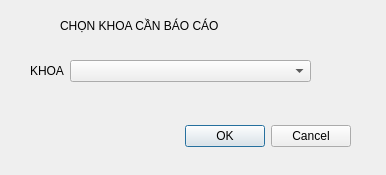
<?xml version="1.0" encoding="UTF-8"?>
<ui version="4.0">
 <class>dialog_chonKhoa</class>
 <widget class="QDialog" name="dialog_chonKhoa">
  <property name="geometry">
   <rect>
    <x>0</x>
    <y>0</y>
    <width>386</width>
    <height>175</height>
   </rect>
  </property>
  <property name="windowTitle">
   <string>Dialog</string>
  </property>
  <widget class="QDialogButtonBox" name="buttonBox">
   <property name="geometry">
    <rect>
     <x>10</x>
     <y>120</y>
     <width>341</width>
     <height>32</height>
    </rect>
   </property>
   <property name="orientation">
    <enum>Qt::Horizontal</enum>
   </property>
   <property name="standardButtons">
    <set>QDialogButtonBox::Cancel|QDialogButtonBox::Ok</set>
   </property>
  </widget>
  <widget class="QLabel" name="label">
   <property name="geometry">
    <rect>
     <x>60</x>
     <y>10</y>
     <width>301</width>
     <height>31</height>
    </rect>
   </property>
   <property name="styleSheet">
    <string notr="true">font: 14pt &quot;Sans Serif&quot;;</string>
   </property>
   <property name="text">
    <string>CHỌN KHOA CẦN BÁO CÁO</string>
   </property>
  </widget>
  <widget class="QWidget" name="">
   <property name="geometry">
    <rect>
     <x>30</x>
     <y>60</y>
     <width>281</width>
     <height>26</height>
    </rect>
   </property>
   <layout class="QFormLayout" name="formLayout">
    <item row="0" column="0">
     <widget class="QLabel" name="label_2">
      <property name="text">
       <string>KHOA</string>
      </property>
     </widget>
    </item>
    <item row="0" column="1">
     <widget class="QComboBox" name="comboBox"/>
    </item>
   </layout>
  </widget>
 </widget>
 <resources/>
 <connections>
  <connection>
   <sender>buttonBox</sender>
   <signal>accepted()</signal>
   <receiver>dialog_chonKhoa</receiver>
   <slot>accept()</slot>
   <hints>
    <hint type="sourcelabel">
     <x>248</x>
     <y>254</y>
    </hint>
    <hint type="destinationlabel">
     <x>157</x>
     <y>274</y>
    </hint>
   </hints>
  </connection>
  <connection>
   <sender>buttonBox</sender>
   <signal>rejected()</signal>
   <receiver>dialog_chonKhoa</receiver>
   <slot>reject()</slot>
   <hints>
    <hint type="sourcelabel">
     <x>316</x>
     <y>260</y>
    </hint>
    <hint type="destinationlabel">
     <x>286</x>
     <y>274</y>
    </hint>
   </hints>
  </connection>
 </connections>
</ui>
